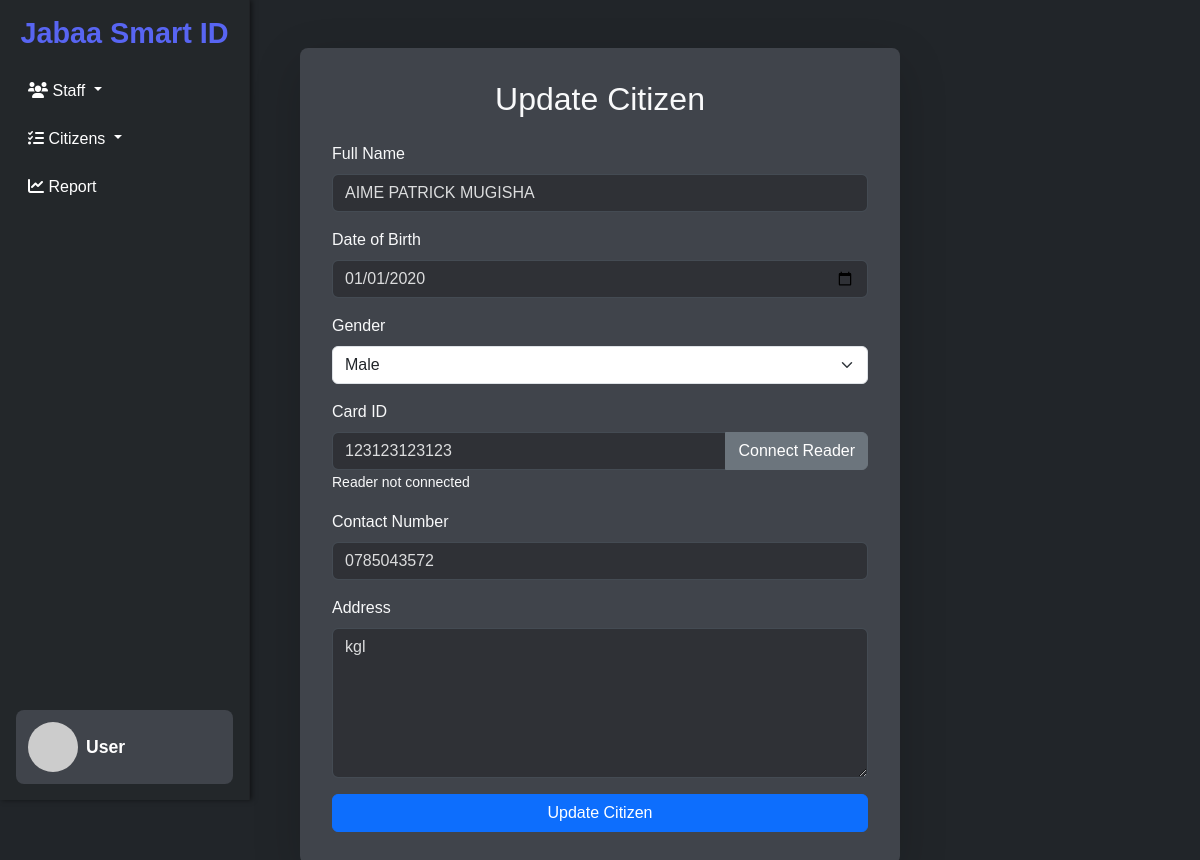
Before: /edit-citizen/1/ with the older database file.
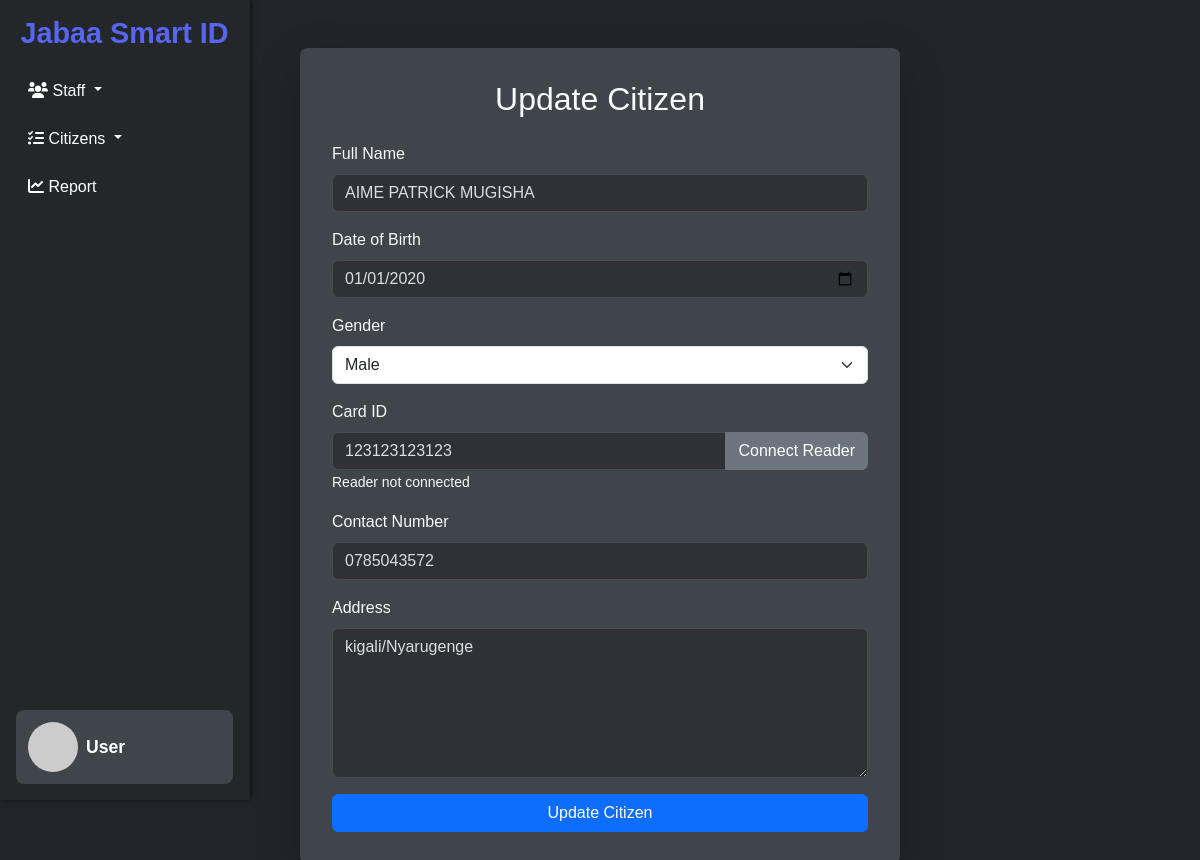
After: the same page with the newer database file.
### jabaa_admin_dashboard/models.py (models this page shows, shortened)
class Citizen(models.Model):
    GENDER_CHOICES = [
        ('Male', 'Male'),
        ('Female', 'Female'),
        ('Other', 'Other'),
    ]
    full_name = models.CharField(max_length=255)
    dob = models.DateField()  # Correctly define the dob field
    gender = models.CharField(max_length=10, choices=GENDER_CHOICES)
    card_id = models.CharField(max_length=20, unique=True)
    contact_number = models.CharField(max_length=15)
    address = models.TextField()
    created_at = models.DateTimeField(auto_now_add=True)
    updated_at = models.DateTimeField(auto_now=True)

### jabaa_admin_dashboard/views.py (the view, shortened to what this page needs)
# urls.py: path('edit-citizen/<int:citizen_id>/', views.edit_citizen, name='edit_citizen'),
def edit_citizen(request, citizen_id):
    citizen = get_object_or_404(Citizen, id=citizen_id)
    return render(request, 'jabaa_admin_dashboard/edit_citizen.html', {'citizen': citizen})

### jabaa_admin_dashboard/templates/jabaa_admin_dashboard/edit_citizen.html (shortened to what this page needs)
{% load static %}
<!DOCTYPE html>
<html lang="en">
  <head>
    <link
      href="https://cdn.jsdelivr.net/npm/bootstrap@5.3.0/dist/css/bootstrap.min.css"
      rel="stylesheet"
    />
    <link
      href="https://cdnjs.cloudflare.com/ajax/libs/font-awesome/6.0.0-beta3/css/all.min.css"
      rel="stylesheet"
    />
    <link
      rel="stylesheet"
      href="https://cdn.datatables.net/1.13.5/css/dataTables.bootstrap5.min.css"
    />
    <link href="{% static 'assets/css/add-citizen.css' %}" rel="stylesheet" />
  </head>
  <body class="bg-dark">
    <div class="d-flex vh-100">
      {% include "jabaa_admin_dashboard/sidebar/sidebar.html" %}
      <div class="content p-4 w-100">
        <div class="card shadow-lg mx-auto my-4" style="max-width: 600px">
          <h2 class="text-center text-light mb-4">Update Citizen</h2>
          <form id="editCitizenForm" method="POST">
            <div class="mb-3">
              <label for="fullName" class="form-label text-light">Full Name</label>
              <input
                type="text"
                class="form-control"
                id="fullName"
                name="fullName"
                value="{{ citizen.full_name }}"
                placeholder="Enter full name"
                required
              />
            </div>
            <div class="mb-3">
              <label for="dob" class="form-label text-light">Date of Birth</label>
              <input
                type="date"
                class="form-control"
                id="dob"
                name="dob"
                value="{{ citizen.dob|date:'Y-m-d' }}"
                required
              />
            </div>
            <div class="mb-3">
              <label for="gender" class="form-label text-light">Gender</label>
              <select class="form-select" id="gender" name="gender" required>
                <option value="Male" {% if citizen.gender == "Male" %}selected{% endif %}>Male</option>
              </select>
            </div>
            <div class="mb-3">
              <label for="card_id" class="form-label text-light">Card ID</label>
              <div class="input-group">
                <input
                  type="text"
                  class="form-control"
                  id="card_id"
                  name="card_id"
                  value="{{ citizen.card_id }}"
                  placeholder="Tap a Card"
                  readonly
                  required
                />
                <button type="button" class="btn btn-secondary" id="connectReader">
                  Connect Reader
                </button>
              </div>
              <small id="readerStatus" class="text-light">Reader not connected</small>
            </div>
            <div class="mb-3">
              <label for="contact" class="form-label text-light">Contact Number</label>
              <input
                type="tel"
                class="form-control"
                id="contact"
                name="contact"
                value="{{ citizen.contact_number }}"
                placeholder="Enter contact number"
                required
              />
            </div>
            <div class="mb-3">
              <label for="address" class="form-label text-light">Address</label>
              <textarea
                class="form-control"
                id="address"
                name="address"
                placeholder="Enter address"
                required
              >{{ citizen.address }}</textarea>
            </div>
            <button type="submit" class="btn btn-primary w-100">Update Citizen</button>
          </form>
        </div>
      </div>
    </div>
  </body>
</html>

Changed rows visible on the page:
changed Citizen "AIME PATRICK MUGISHA": address "kgl" → "kigali/Nyarugenge"
